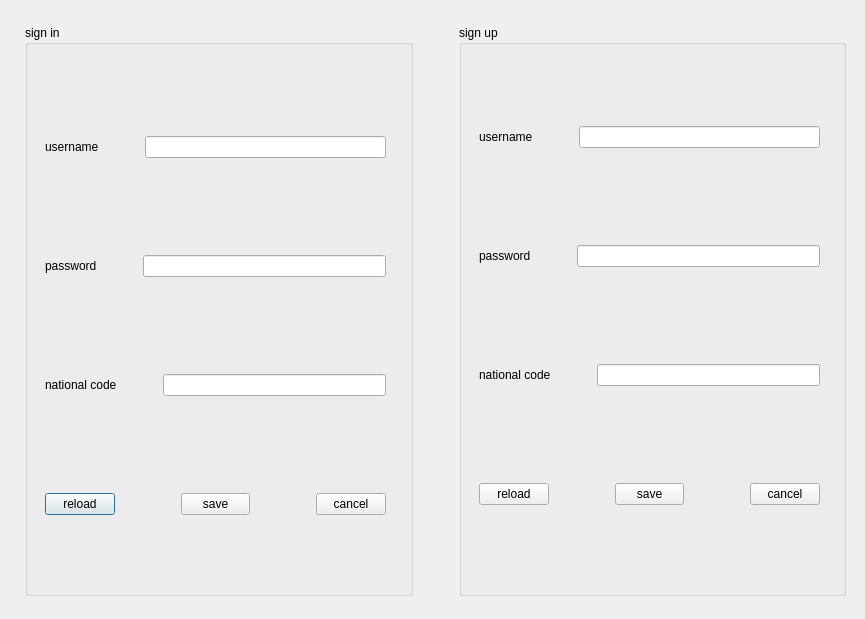
<?xml version="1.0" encoding="UTF-8"?>
<ui version="4.0">
 <class>admin</class>
 <widget class="QDialog" name="admin">
  <property name="geometry">
   <rect>
    <x>0</x>
    <y>0</y>
    <width>865</width>
    <height>619</height>
   </rect>
  </property>
  <property name="windowTitle">
   <string>Dialog</string>
  </property>
  <widget class="QWidget" name="horizontalLayoutWidget">
   <property name="geometry">
    <rect>
     <x>20</x>
     <y>20</y>
     <width>831</width>
     <height>581</height>
    </rect>
   </property>
   <layout class="QHBoxLayout" name="horizontalLayout">
    <property name="leftMargin">
     <number>5</number>
    </property>
    <property name="topMargin">
     <number>5</number>
    </property>
    <property name="rightMargin">
     <number>5</number>
    </property>
    <property name="bottomMargin">
     <number>5</number>
    </property>
    <item>
     <widget class="QGroupBox" name="groupBox">
      <property name="title">
       <string>sign in</string>
      </property>
      <widget class="QWidget" name="verticalWidget" native="true">
       <property name="geometry">
        <rect>
         <x>10</x>
         <y>40</y>
         <width>361</width>
         <height>521</height>
        </rect>
       </property>
       <property name="sizePolicy">
        <sizepolicy hsizetype="Fixed" vsizetype="Fixed">
         <horstretch>0</horstretch>
         <verstretch>0</verstretch>
        </sizepolicy>
       </property>
       <property name="maximumSize">
        <size>
         <width>361</width>
         <height>521</height>
        </size>
       </property>
       <layout class="QVBoxLayout" name="verticalLayout">
        <property name="leftMargin">
         <number>5</number>
        </property>
        <property name="topMargin">
         <number>5</number>
        </property>
        <property name="rightMargin">
         <number>5</number>
        </property>
        <property name="bottomMargin">
         <number>5</number>
        </property>
        <item>
         <layout class="QHBoxLayout" name="horizontalLayout_2">
          <property name="leftMargin">
           <number>5</number>
          </property>
          <property name="topMargin">
           <number>5</number>
          </property>
          <property name="rightMargin">
           <number>5</number>
          </property>
          <property name="bottomMargin">
           <number>5</number>
          </property>
          <item>
           <widget class="QLabel" name="username">
            <property name="sizePolicy">
             <sizepolicy hsizetype="Fixed" vsizetype="Fixed">
              <horstretch>0</horstretch>
              <verstretch>0</verstretch>
             </sizepolicy>
            </property>
            <property name="minimumSize">
             <size>
              <width>50</width>
              <height>0</height>
             </size>
            </property>
            <property name="text">
             <string>username</string>
            </property>
           </widget>
          </item>
          <item>
           <spacer name="horizontalSpacer_2">
            <property name="orientation">
             <enum>Qt::Horizontal</enum>
            </property>
            <property name="sizeType">
             <enum>QSizePolicy::Fixed</enum>
            </property>
            <property name="sizeHint" stdset="0">
             <size>
              <width>40</width>
              <height>20</height>
             </size>
            </property>
           </spacer>
          </item>
          <item>
           <widget class="QLineEdit" name="userline"/>
          </item>
         </layout>
        </item>
        <item>
         <spacer name="verticalSpacer">
          <property name="orientation">
           <enum>Qt::Vertical</enum>
          </property>
          <property name="sizeType">
           <enum>QSizePolicy::Fixed</enum>
          </property>
          <property name="sizeHint" stdset="0">
           <size>
            <width>20</width>
            <height>20</height>
           </size>
          </property>
         </spacer>
        </item>
        <item>
         <layout class="QHBoxLayout" name="horizontalLayout_3">
          <property name="leftMargin">
           <number>5</number>
          </property>
          <property name="topMargin">
           <number>5</number>
          </property>
          <property name="rightMargin">
           <number>5</number>
          </property>
          <property name="bottomMargin">
           <number>5</number>
          </property>
          <item>
           <widget class="QLabel" name="password">
            <property name="text">
             <string>password</string>
            </property>
           </widget>
          </item>
          <item>
           <spacer name="horizontalSpacer_3">
            <property name="orientation">
             <enum>Qt::Horizontal</enum>
            </property>
            <property name="sizeType">
             <enum>QSizePolicy::Fixed</enum>
            </property>
            <property name="sizeHint" stdset="0">
             <size>
              <width>40</width>
              <height>20</height>
             </size>
            </property>
           </spacer>
          </item>
          <item>
           <widget class="QLineEdit" name="passline">
            <property name="echoMode">
             <enum>QLineEdit::Password</enum>
            </property>
           </widget>
          </item>
         </layout>
        </item>
        <item>
         <spacer name="verticalSpacer_2">
          <property name="orientation">
           <enum>Qt::Vertical</enum>
          </property>
          <property name="sizeType">
           <enum>QSizePolicy::Fixed</enum>
          </property>
          <property name="sizeHint" stdset="0">
           <size>
            <width>20</width>
            <height>20</height>
           </size>
          </property>
         </spacer>
        </item>
        <item>
         <layout class="QHBoxLayout" name="horizontalLayout_8">
          <property name="leftMargin">
           <number>5</number>
          </property>
          <property name="topMargin">
           <number>5</number>
          </property>
          <property name="rightMargin">
           <number>5</number>
          </property>
          <property name="bottomMargin">
           <number>5</number>
          </property>
          <item>
           <widget class="QLabel" name="national">
            <property name="text">
             <string>national code</string>
            </property>
           </widget>
          </item>
          <item>
           <spacer name="horizontalSpacer_10">
            <property name="orientation">
             <enum>Qt::Horizontal</enum>
            </property>
            <property name="sizeType">
             <enum>QSizePolicy::Fixed</enum>
            </property>
            <property name="sizeHint" stdset="0">
             <size>
              <width>40</width>
              <height>20</height>
             </size>
            </property>
           </spacer>
          </item>
          <item>
           <widget class="QLineEdit" name="national_2"/>
          </item>
         </layout>
        </item>
        <item>
         <spacer name="verticalSpacer_5">
          <property name="orientation">
           <enum>Qt::Vertical</enum>
          </property>
          <property name="sizeType">
           <enum>QSizePolicy::Fixed</enum>
          </property>
          <property name="sizeHint" stdset="0">
           <size>
            <width>20</width>
            <height>20</height>
           </size>
          </property>
         </spacer>
        </item>
        <item>
         <layout class="QHBoxLayout" name="horizontalLayout_4">
          <property name="leftMargin">
           <number>5</number>
          </property>
          <property name="topMargin">
           <number>5</number>
          </property>
          <property name="rightMargin">
           <number>5</number>
          </property>
          <property name="bottomMargin">
           <number>5</number>
          </property>
          <item>
           <widget class="QPushButton" name="reload">
            <property name="text">
             <string>reload</string>
            </property>
           </widget>
          </item>
          <item>
           <spacer name="horizontalSpacer_4">
            <property name="orientation">
             <enum>Qt::Horizontal</enum>
            </property>
            <property name="sizeType">
             <enum>QSizePolicy::Fixed</enum>
            </property>
            <property name="sizeHint" stdset="0">
             <size>
              <width>60</width>
              <height>20</height>
             </size>
            </property>
           </spacer>
          </item>
          <item>
           <widget class="QPushButton" name="save">
            <property name="text">
             <string>save</string>
            </property>
           </widget>
          </item>
          <item>
           <spacer name="horizontalSpacer_5">
            <property name="orientation">
             <enum>Qt::Horizontal</enum>
            </property>
            <property name="sizeType">
             <enum>QSizePolicy::Fixed</enum>
            </property>
            <property name="sizeHint" stdset="0">
             <size>
              <width>60</width>
              <height>20</height>
             </size>
            </property>
           </spacer>
          </item>
          <item>
           <widget class="QPushButton" name="cancel">
            <property name="text">
             <string>cancel</string>
            </property>
           </widget>
          </item>
         </layout>
        </item>
       </layout>
      </widget>
     </widget>
    </item>
    <item>
     <spacer name="horizontalSpacer">
      <property name="orientation">
       <enum>Qt::Horizontal</enum>
      </property>
      <property name="sizeType">
       <enum>QSizePolicy::Fixed</enum>
      </property>
      <property name="sizeHint" stdset="0">
       <size>
        <width>40</width>
        <height>20</height>
       </size>
      </property>
     </spacer>
    </item>
    <item>
     <widget class="QGroupBox" name="groupBox_2">
      <property name="title">
       <string>sign up</string>
      </property>
      <widget class="QWidget" name="verticalWidget_2" native="true">
       <property name="geometry">
        <rect>
         <x>10</x>
         <y>30</y>
         <width>361</width>
         <height>521</height>
        </rect>
       </property>
       <property name="sizePolicy">
        <sizepolicy hsizetype="Fixed" vsizetype="Fixed">
         <horstretch>0</horstretch>
         <verstretch>0</verstretch>
        </sizepolicy>
       </property>
       <property name="minimumSize">
        <size>
         <width>0</width>
         <height>0</height>
        </size>
       </property>
       <property name="maximumSize">
        <size>
         <width>361</width>
         <height>521</height>
        </size>
       </property>
       <layout class="QVBoxLayout" name="verticalLayout_2">
        <property name="leftMargin">
         <number>5</number>
        </property>
        <property name="topMargin">
         <number>5</number>
        </property>
        <property name="rightMargin">
         <number>5</number>
        </property>
        <property name="bottomMargin">
         <number>5</number>
        </property>
        <item>
         <layout class="QHBoxLayout" name="horizontalLayout_5">
          <property name="leftMargin">
           <number>5</number>
          </property>
          <property name="topMargin">
           <number>5</number>
          </property>
          <property name="rightMargin">
           <number>5</number>
          </property>
          <property name="bottomMargin">
           <number>5</number>
          </property>
          <item>
           <widget class="QLabel" name="username_2">
            <property name="sizePolicy">
             <sizepolicy hsizetype="Fixed" vsizetype="Fixed">
              <horstretch>0</horstretch>
              <verstretch>0</verstretch>
             </sizepolicy>
            </property>
            <property name="minimumSize">
             <size>
              <width>50</width>
              <height>0</height>
             </size>
            </property>
            <property name="text">
             <string>username</string>
            </property>
           </widget>
          </item>
          <item>
           <spacer name="horizontalSpacer_6">
            <property name="orientation">
             <enum>Qt::Horizontal</enum>
            </property>
            <property name="sizeType">
             <enum>QSizePolicy::Fixed</enum>
            </property>
            <property name="sizeHint" stdset="0">
             <size>
              <width>40</width>
              <height>20</height>
             </size>
            </property>
           </spacer>
          </item>
          <item>
           <widget class="QLineEdit" name="userline_2"/>
          </item>
         </layout>
        </item>
        <item>
         <spacer name="verticalSpacer_3">
          <property name="orientation">
           <enum>Qt::Vertical</enum>
          </property>
          <property name="sizeType">
           <enum>QSizePolicy::Fixed</enum>
          </property>
          <property name="sizeHint" stdset="0">
           <size>
            <width>20</width>
            <height>20</height>
           </size>
          </property>
         </spacer>
        </item>
        <item>
         <layout class="QHBoxLayout" name="horizontalLayout_6">
          <property name="leftMargin">
           <number>5</number>
          </property>
          <property name="topMargin">
           <number>5</number>
          </property>
          <property name="rightMargin">
           <number>5</number>
          </property>
          <property name="bottomMargin">
           <number>5</number>
          </property>
          <item>
           <widget class="QLabel" name="password_2">
            <property name="text">
             <string>password</string>
            </property>
           </widget>
          </item>
          <item>
           <spacer name="horizontalSpacer_7">
            <property name="orientation">
             <enum>Qt::Horizontal</enum>
            </property>
            <property name="sizeType">
             <enum>QSizePolicy::Fixed</enum>
            </property>
            <property name="sizeHint" stdset="0">
             <size>
              <width>40</width>
              <height>20</height>
             </size>
            </property>
           </spacer>
          </item>
          <item>
           <widget class="QLineEdit" name="passline_2">
            <property name="echoMode">
             <enum>QLineEdit::Password</enum>
            </property>
           </widget>
          </item>
         </layout>
        </item>
        <item>
         <spacer name="verticalSpacer_4">
          <property name="orientation">
           <enum>Qt::Vertical</enum>
          </property>
          <property name="sizeType">
           <enum>QSizePolicy::Fixed</enum>
          </property>
          <property name="sizeHint" stdset="0">
           <size>
            <width>20</width>
            <height>20</height>
           </size>
          </property>
         </spacer>
        </item>
        <item>
         <layout class="QHBoxLayout" name="horizontalLayout_9">
          <property name="leftMargin">
           <number>5</number>
          </property>
          <property name="topMargin">
           <number>5</number>
          </property>
          <property name="rightMargin">
           <number>5</number>
          </property>
          <property name="bottomMargin">
           <number>5</number>
          </property>
          <item>
           <widget class="QLabel" name="national_3">
            <property name="text">
             <string>national code</string>
            </property>
           </widget>
          </item>
          <item>
           <spacer name="horizontalSpacer_11">
            <property name="orientation">
             <enum>Qt::Horizontal</enum>
            </property>
            <property name="sizeType">
             <enum>QSizePolicy::Fixed</enum>
            </property>
            <property name="sizeHint" stdset="0">
             <size>
              <width>40</width>
              <height>20</height>
             </size>
            </property>
           </spacer>
          </item>
          <item>
           <widget class="QLineEdit" name="national_4"/>
          </item>
         </layout>
        </item>
        <item>
         <spacer name="verticalSpacer_6">
          <property name="orientation">
           <enum>Qt::Vertical</enum>
          </property>
          <property name="sizeType">
           <enum>QSizePolicy::Fixed</enum>
          </property>
          <property name="sizeHint" stdset="0">
           <size>
            <width>20</width>
            <height>20</height>
           </size>
          </property>
         </spacer>
        </item>
        <item>
         <layout class="QHBoxLayout" name="horizontalLayout_7">
          <property name="leftMargin">
           <number>5</number>
          </property>
          <property name="topMargin">
           <number>5</number>
          </property>
          <property name="rightMargin">
           <number>5</number>
          </property>
          <property name="bottomMargin">
           <number>5</number>
          </property>
          <item>
           <widget class="QPushButton" name="reload_2">
            <property name="text">
             <string>reload</string>
            </property>
           </widget>
          </item>
          <item>
           <spacer name="horizontalSpacer_8">
            <property name="orientation">
             <enum>Qt::Horizontal</enum>
            </property>
            <property name="sizeType">
             <enum>QSizePolicy::Fixed</enum>
            </property>
            <property name="sizeHint" stdset="0">
             <size>
              <width>60</width>
              <height>20</height>
             </size>
            </property>
           </spacer>
          </item>
          <item>
           <widget class="QPushButton" name="save_2">
            <property name="text">
             <string>save</string>
            </property>
           </widget>
          </item>
          <item>
           <spacer name="horizontalSpacer_9">
            <property name="orientation">
             <enum>Qt::Horizontal</enum>
            </property>
            <property name="sizeType">
             <enum>QSizePolicy::Fixed</enum>
            </property>
            <property name="sizeHint" stdset="0">
             <size>
              <width>60</width>
              <height>20</height>
             </size>
            </property>
           </spacer>
          </item>
          <item>
           <widget class="QPushButton" name="cancel_2">
            <property name="text">
             <string>cancel</string>
            </property>
           </widget>
          </item>
         </layout>
        </item>
       </layout>
      </widget>
     </widget>
    </item>
   </layout>
  </widget>
 </widget>
 <resources/>
 <connections/>
</ui>
